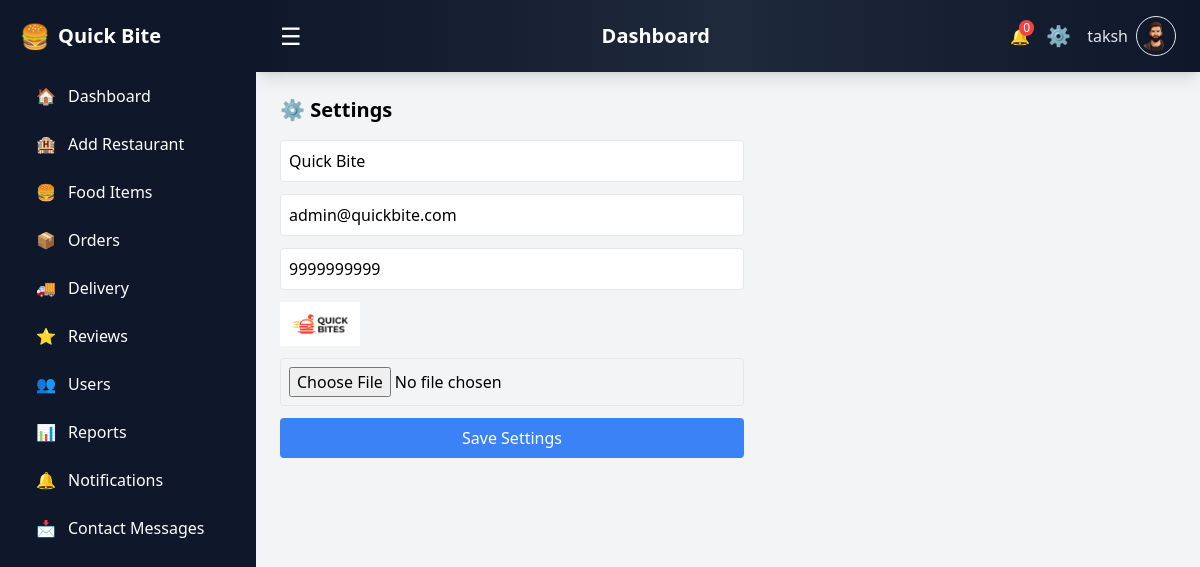
Screenshot of /admin/settings.php (signed in) with the database file from the repository.
### tables this page shows
CREATE TABLE `settings` (
  `id` int(11) NOT NULL DEFAULT 1,
  `site_name` varchar(100) DEFAULT NULL,
  `logo` varchar(255) DEFAULT NULL,
  `contact_email` varchar(100) DEFAULT NULL,
  `contact_phone` varchar(20) DEFAULT NULL
);

### admin/settings.php (the view, shortened to what this page needs)
<?php
include("db.php");
$data = mysqli_fetch_assoc(mysqli_query($conn, "SELECT * FROM settings WHERE id=1"));
?>
<!DOCTYPE html>
<html>
<head>
<script src="https://cdn.tailwindcss.com"></script>
</head>
<body class="bg-gray-100">
<div class="flex">
<?php include("sidebar.php"); ?>
<div id="mainContent" class="flex-1 md:ml-64">
<?php include("navbar.php"); ?>
<main class="p-6 max-w-lg">
<h2 class="text-xl font-bold mb-4">⚙️ Settings</h2>
<form method="POST" enctype="multipart/form-data" class="space-y-3">
<input type="text" name="site_name" value="<?php echo $data['site_name']; ?>" class="w-full border p-2 rounded">
<input type="email" name="contact_email" value="<?php echo $data['contact_email']; ?>" class="w-full border p-2 rounded">
<input type="text" name="contact_phone" value="<?php echo $data['contact_phone']; ?>" class="w-full border p-2 rounded">
<img src="uploads/<?php echo $data['logo']; ?>" class="w-20">
<input type="file" name="logo" class="w-full border p-2 rounded">
<button name="save" class="bg-blue-500 text-white px-4 py-2 rounded w-full">
Save Settings
</button>
</form>
</main>
</div>
</div>
</body>
</html>

### rows the page displays
settings: site_name "Quick Bite", contact_email "admin@quickbite.com", contact_phone "9999999999", logo (picture)

### other values shown
$_SESSION['admin_name'] "taksh"
